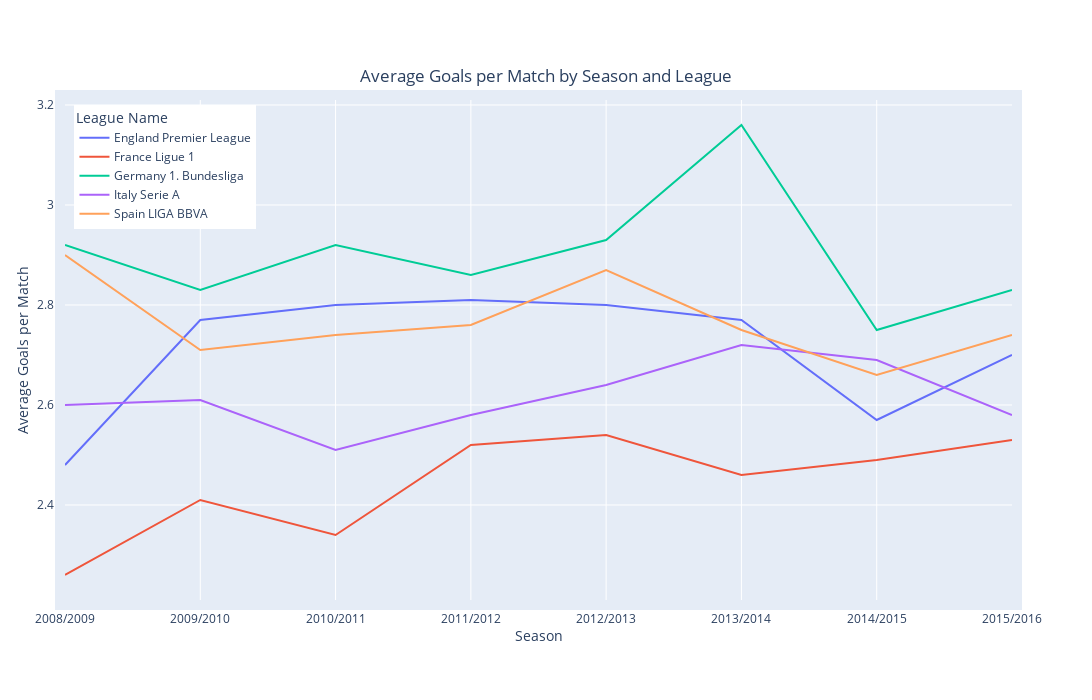

Here is the notebook cell this chart was saved with:
### Code cell
fig = px.line(average_goals, x='season', y='average_goals', color='league_name',
              title='Average Goals per Match by Season and League',
              labels={'average_goals': 'Average Goals per Match', 'season': 'Season'},
              hover_data=['average_goals'],
              hover_name='league_name')

fig.update_traces(hovertemplate='Season: %{x}<br>Average Goals: %{y}')

fig.update_layout(
    title={
        'text': "Average Goals per Match by Season and League",
        'y': 0.9,
        'x': 0.5,
        'xanchor': 'center',
        'yanchor': 'top'},
    legend_title_text='League Name',
    legend=dict(
        yanchor="top",
        y=0.99,
        xanchor="left",
        x=0.01
    ),
    autosize=False,
    width=1100,
    height=700,
    margin=dict(
        l=50,
        b=100,
        t=100,
        pad=10
    )
)

fig.show()

### Figure 1 — Plotly figure (JSON) as saved in the notebook; plotly's stock layout.template omitted (floating-point values rounded to 4 significant figures)
{"data": [{"hovertemplate": "Season: %{x}<br>Average Goals: %{y}", "hovertext": ["England Premier League", "England Premier League", "England Premier League", "England Premier League", "England Premier League", "England Premier League", "England Premier League", "England Premier League"], "legendgroup": "England Premier League", "line": {"color": "#636efa", "dash": "solid"}, "marker": {"symbol": "circle"}, "mode": "lines", "name": "England Premier League", "orientation": "v", "showlegend": true, "x": ["2008/2009", "2009/2010", "2010/2011", "2011/2012", "2012/2013", "2013/2014", "2014/2015", "2015/2016"], "xaxis": "x", "y": [2.48, 2.77, 2.8, 2.81, 2.8, 2.77, 2.57, 2.7], "yaxis": "y", "type": "scatter"}, {"hovertemplate": "Season: %{x}<br>Average Goals: %{y}", "hovertext": ["France Ligue 1", "France Ligue 1", "France Ligue 1", "France Ligue 1", "France Ligue 1", "France Ligue 1", "France Ligue 1", "France Ligue 1"], "legendgroup": "France Ligue 1", "line": {"color": "#EF553B", "dash": "solid"}, "marker": {"symbol": "circle"}, "mode": "lines", "name": "France Ligue 1", "orientation": "v", "showlegend": true, "x": ["2008/2009", "2009/2010", "2010/2011", "2011/2012", "2012/2013", "2013/2014", "2014/2015", "2015/2016"], "xaxis": "x", "y": [2.26, 2.41, 2.34, 2.52, 2.54, 2.46, 2.49, 2.53], "yaxis": "y", "type": "scatter"}, {"hovertemplate": "Season: %{x}<br>Average Goals: %{y}", "hovertext": ["Germany 1. Bundesliga", "Germany 1. Bundesliga", "Germany 1. Bundesliga", "Germany 1. Bundesliga", "Germany 1. Bundesliga", "Germany 1. Bundesliga", "Germany 1. Bundesliga", "Germany 1. Bundesliga"], "legendgroup": "Germany 1. Bundesliga", "line": {"color": "#00cc96", "dash": "solid"}, "marker": {"symbol": "circle"}, "mode": "lines", "name": "Germany 1. Bundesliga", "orientation": "v", "showlegend": true, "x": ["2008/2009", "2009/2010", "2010/2011", "2011/2012", "2012/2013", "2013/2014", "2014/2015", "2015/2016"], "xaxis": "x", "y": [2.92, 2.83, 2.92, 2.86, 2.93, 3.16, 2.75, 2.83], "yaxis": "y", "type": "scatter"}, {"hovertemplate": "Season: %{x}<br>Average Goals: %{y}", "hovertext": ["Italy Serie A", "Italy Serie A", "Italy Serie A", "Italy Serie A", "Italy Serie A", "Italy Serie A", "Italy Serie A", "Italy Serie A"], "legendgroup": "Italy Serie A", "line": {"color": "#ab63fa", "dash": "solid"}, "marker": {"symbol": "circle"}, "mode": "lines", "name": "Italy Serie A", "orientation": "v", "showlegend": true, "x": ["2008/2009", "2009/2010", "2010/2011", "2011/2012", "2012/2013", "2013/2014", "2014/2015", "2015/2016"], "xaxis": "x", "y": [2.6, 2.61, 2.51, 2.58, 2.64, 2.72, 2.69, 2.58], "yaxis": "y", "type": "scatter"}, {"hovertemplate": "Season: %{x}<br>Average Goals: %{y}", "hovertext": ["Spain LIGA BBVA", "Spain LIGA BBVA", "Spain LIGA BBVA", "Spain LIGA BBVA", "Spain LIGA BBVA", "Spain LIGA BBVA", "Spain LIGA BBVA", "Spain LIGA BBVA"], "legendgroup": "Spain LIGA BBVA", "line": {"color": "#FFA15A", "dash": "solid"}, "marker": {"symbol": "circle"}, "mode": "lines", "name": "Spain LIGA BBVA", "orientation": "v", "showlegend": true, "x": ["2008/2009", "2009/2010", "2010/2011", "2011/2012", "2012/2013", "2013/2014", "2014/2015", "2015/2016"], "xaxis": "x", "y": [2.9, 2.71, 2.74, 2.76, 2.87, 2.75, 2.66, 2.74], "yaxis": "y", "type": "scatter"}], "layout": {"xaxis": {"anchor": "y", "domain": [0.0, 1.0], "title": {"text": "Season"}}, "yaxis": {"anchor": "x", "domain": [0.0, 1.0], "title": {"text": "Average Goals per Match"}}, "legend": {"title": {"text": "League Name"}, "tracegroupgap": 0, "yanchor": "top", "y": 0.99, "xanchor": "left", "x": 0.01}, "title": {"text": "Average Goals per Match by Season and League", "y": 0.9, "x": 0.5, "xanchor": "center", "yanchor": "top"}, "margin": {"l": 50, "b": 100, "t": 100, "pad": 10}, "autosize": false, "width": 1100, "height": 700}}
